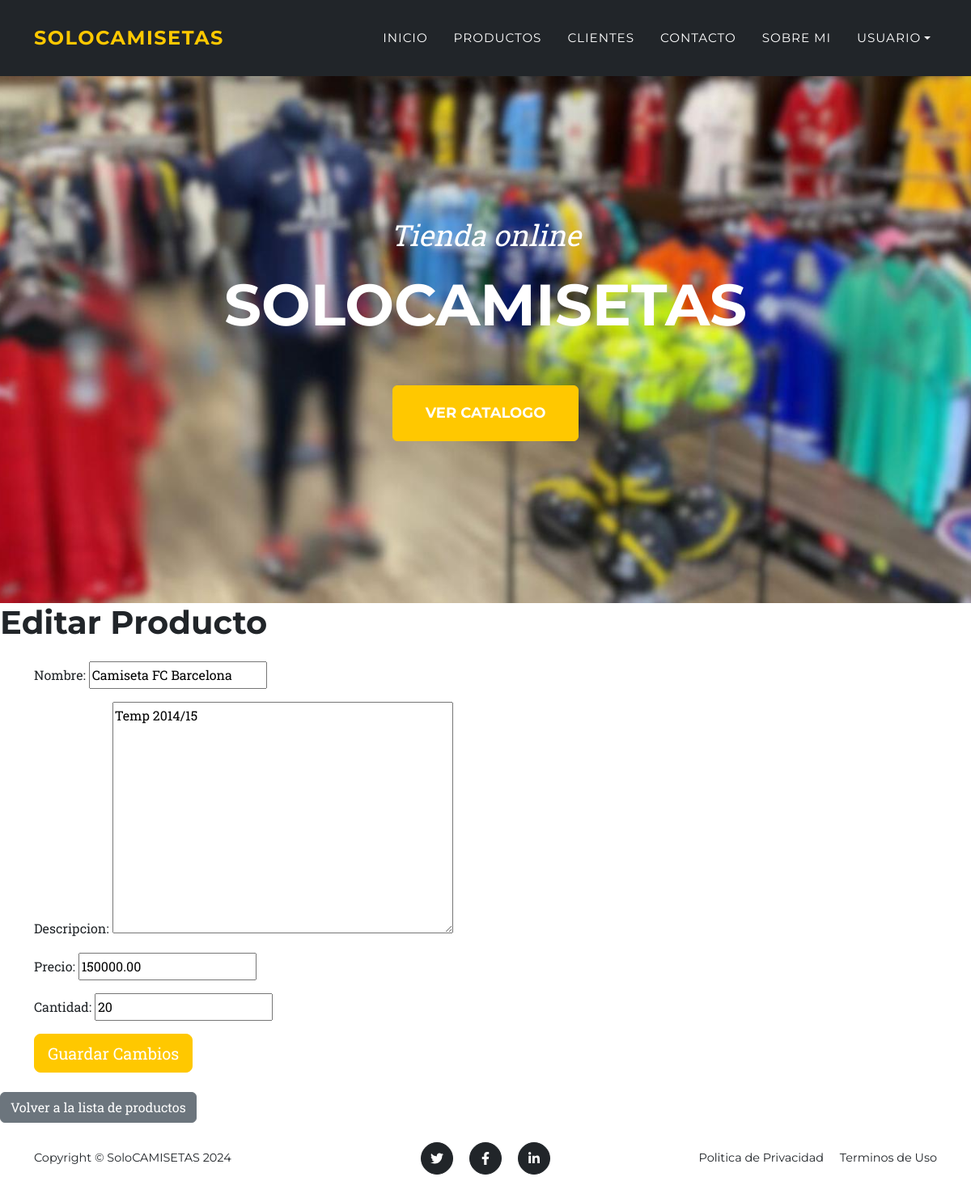
The page /app/producto/7/editar/ (signed in) on the database its author committed.
### APP/models.py (models this page shows, shortened)
class Producto(models.Model):
    nombre = models.CharField(max_length=100)
    descripcion = models.TextField()
    cantidad = models.IntegerField()
    precio = models.DecimalField(max_digits=10, decimal_places=2)  # Nuevo campo de precio

### APP/views.py (the view)
# urls.py: path('producto/<int:producto_id>/editar/', views.actualizar_producto, name='actualizar_producto'),
@login_required
def actualizar_producto(request, producto_id):
    if not request.user.is_superuser:
        return redirect('Productos')  # Redirige a otra página si no es superusuario
    producto = get_object_or_404(Producto, id=producto_id)
    if request.method == 'POST':
        form = ProductoForm(request.POST, instance=producto)
        if form.is_valid():
            form.save()
            return redirect('Productos')  # Redirige a la lista de productos o donde prefieras
    else:
        form = ProductoForm(instance=producto)
    return render(request, 'APP/producto_form.html', {'form': form})

### APP/forms.py
class ProductoForm(forms.ModelForm):
    class Meta:
        model = Producto
        fields = ['nombre', 'descripcion', 'precio', 'cantidad']

### APP/templates/APP/producto_form.html (shortened to what this page needs)
{% extends "APP/base.html" %}
{% load static %}
{% block main %}
<body>
    <h1>Editar Producto</h1>
    <div class="container mt-4">
        <form method="POST">
            <div class="form-group">
                {{ form.as_p }}
            </div>
            <button type="submit" class="btn btn-primary btn-lg btn-block">Guardar Cambios</button>
        </form>
    </div>
    <div class="mt-4">
        <a href="{% url 'Productos' %}" class="btn btn-secondary">Volver a la lista de productos</a>
    </div>
</body>
{% endblock main %}

### rows shown on the page
Producto: nombre "Camiseta FC Barcelona", descripcion "Temp 2014/15", precio "150000.00", cantidad "20"
